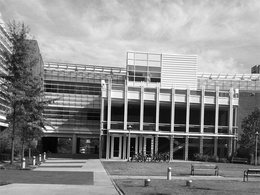
%> input picture src/CornerDetector_SIFT/Harris Corner Detector/transA.jpg, 260 x 195 px, shrunk from 640 x 480 before the run
$ octave p1_2.m   (GNU Octave 9; MATLAB toolbox functions it lacks are replaced by stand-ins)
%> lines starting %> are read from the running program, lines starting %| are printed output that depends on the picture
### src/CornerDetector_SIFT/Harris Corner Detector/harris_output.m
function R = harris_output(A)
[r,c] = size(A);
alpha = 0.05;
win_radi = 3; %Weight gaussian window radius
sigma = 0.5; %Lightly prefilter the image
%w = ones*(2*win_radi+1)/(2*win_radi+1);%Window weight function
w = fspecial('gaussian', 2*win_radi+1, win_radi/3);%Gaussian window weight function
R = zeros(r,c);

%Prefilter the image
A = imfilter(A,fspecial('gaussian',6*sigma,sigma));

%Find image gradient
[Ax,Ay] = imgradientxy(A);

%Find Harris Output
for i = 1+win_radi:r-win_radi
    for j = 1+win_radi:c-win_radi
        M = zeros(2,2);
        Ix = Ax(i-win_radi:i+win_radi,j-win_radi:j+win_radi);
        Iy = Ay(i-win_radi:i+win_radi,j-win_radi:j+win_radi);
        Ix2 = Ix.^2;
        Iy2 = Iy.^2;
        M(1,1) = sum(sum(w.*Ix2));
        M(1,2) = sum(sum(w.*Ix.*Iy));
        M(2,1) = M(1,2);
        M(2,2) = sum(sum(w.*Iy2));
        R(i,j) = det(M) - alpha*trace(M)^2;
    end
end
end

### src/CornerDetector_SIFT/Harris Corner Detector/p1_2.m
transA = im2double(imread('transA.jpg'));
%> transA: size 195x260 double; min 0, max 1, mean 0.545
transB = im2double(imread('transB.jpg'));
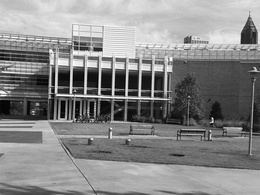
%> input picture src/CornerDetector_SIFT/Harris Corner Detector/transB.jpg, 260 x 195 px, shrunk from 640 x 480 before the run
%> transB: size 195x260 double; min 0, max 1, mean 0.532
simA = im2double(imread('simA.jpg'));
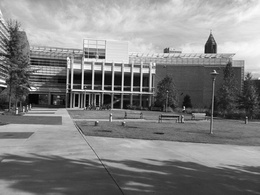
%> input picture src/CornerDetector_SIFT/Harris Corner Detector/simA.jpg, 260 x 195 px, shrunk from 640 x 480 before the run
%> simA: size 195x260 double; min 0, max 1, mean 0.512
simB = im2double(imread('simB.jpg'));
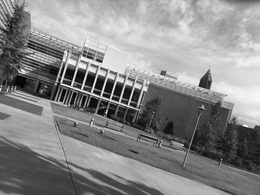
%> input picture src/CornerDetector_SIFT/Harris Corner Detector/simB.jpg, 260 x 195 px, shrunk from 640 x 480 before the run
%> simB: size 195x260 double; min 0, max 1, mean 0.533

R1 = harris_output(transA);
%> after the loop in harris_output, `for i = 1+win_radi:r-win_radi`: M = [0.0176 -0.00149; -0.00149 0.0232]
R1 = R1 - min(min(R1));
R1 = R1/max(max(R1));

R2 = harris_output(transB);
%> after the loop in harris_output (call 2), `for i = 1+win_radi:r-win_radi`:
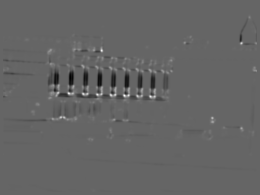
%> R: size 195x260 double; min -1.44, max 2.19, mean -0.00641; drawn with min black and max white
%> after the loop in harris_output (call 2), `for i = 1+win_radi:r-win_radi`: M = [0.038 0.000145; 0.000145 0.046]
R2 = R2 - min(min(R2));
R2 = R2/max(max(R2));

R3 = harris_output(simA);
%> after the loop in harris_output (call 3), `for i = 1+win_radi:r-win_radi`:
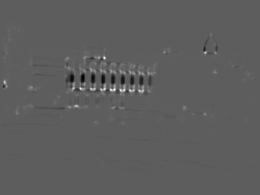
%> R: size 195x260 double; min -1.26, max 2.17, mean 0.0032; drawn with min black and max white
%> after the loop in harris_output (call 3), `for i = 1+win_radi:r-win_radi`: M = [0.00818 -0.0106; -0.0106 0.0499]
R3 = R3 - min(min(R3));
R3 = R3/max(max(R3));

R4 = harris_output(simB);
%> in harris_output (call 4), `[Ax,Ay] = imgradientxy(A);`:
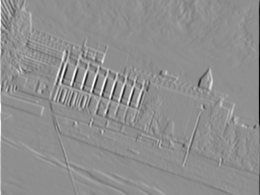
%> Ax: size 195x260 double; min -3.86, max 3.02, mean 0.00275; drawn with min black and max white
%> after the loop in harris_output (call 4), `for i = 1+win_radi:r-win_radi`:
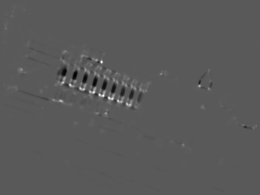
%> R: size 195x260 double; min -1.24, max 2.29, mean 0.00354; drawn with min black and max white
%> after the loop in harris_output (call 4), `for i = 1+win_radi:r-win_radi`: M = [0.0159 0.00167; 0.00167 0.0153]
R4 = R4 - min(min(R4));
R4 = R4/max(max(R4));

figure()
imshow(R1)
figure()
imshow(R2)
figure()
imshow(R3)
figure()
imshow(R4)
